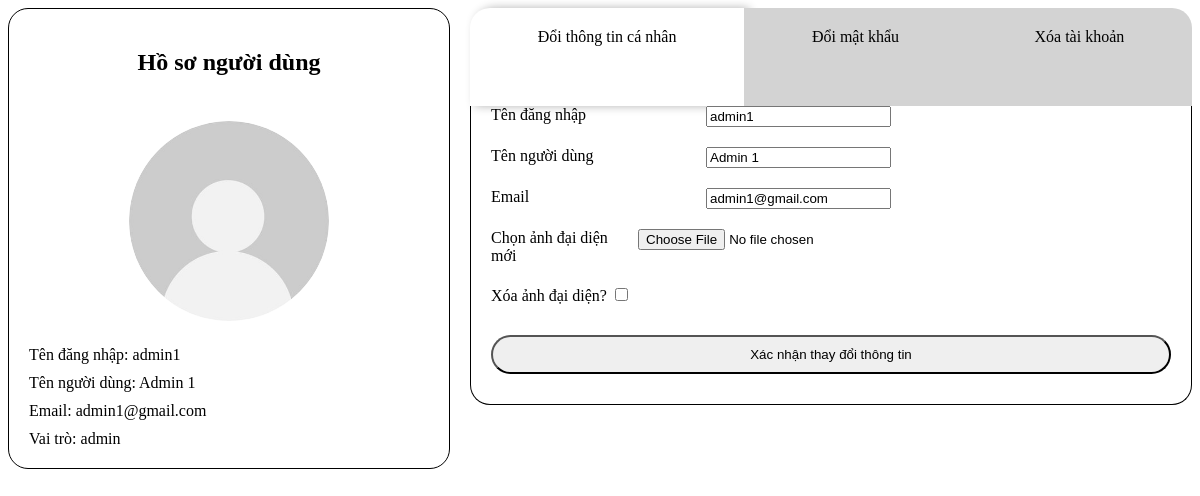
Screenshot of /pages/account_detail.php (signed in) with the database file from the repository.
### tables this page shows
CREATE TABLE `users` (
  `user_id` int(11) NOT NULL,
  `username` varchar(255) NOT NULL,
  `password` varchar(255) NOT NULL,
  `role` enum('admin','teacher','student') NOT NULL DEFAULT 'student',
  `name` varchar(255) NOT NULL,
  `email` varchar(255) NOT NULL,
  `avatar` varchar(255) DEFAULT NULL
);

### pages/account_detail.php (the view, shortened to what this page needs)
<link rel="stylesheet" href="assets/css/account-info.css">
<?php
    include_once("config/database.php");
    function getUserInfo($conn){
        $userInfoQuery = "  SELECT *
        FROM users
        WHERE user_id = '{$_SESSION["user_id"]}'";
        $userInfoResult = mysqli_query($conn, $userInfoQuery);
        return mysqli_fetch_assoc($userInfoResult);
    }
    $section = isset($_GET["section"]) ? $_GET["section"] : "info";
    $userInfo = getUserInfo($conn);
?>
<main>
    <div class="account-page-wrapper">
        <div class="account-info-container">
            <h2>Hồ sơ người dùng</h2>
            <img src="uploads/avatars/<?php echo $userInfo["avatar"] === null ? "default_avatar.jpg" :  $userInfo["avatar"] ?>" alt="avatar">
            <div class="account-infos">
                <div class="account-info">Tên đăng nhập: <span class="info"> <?php echo $userInfo["username"] ?></span></div>
                <div class="account-info">Tên người dùng: <span class="info"> <?php echo $userInfo["name"] ?></span></div>
                <div class="account-info">Email: <span class="info"><?php echo $userInfo["email"] ?></span></div>
                <div class="account-info">Vai trò: <span class="info"><?php echo $userInfo["role"] ?></span></div>
            </div>
        </div>
        <div class="change-info-section">
            <div class="sections">
                <div class="section"><a href="index.php?page=account_detail&section=info" class="info-header-button <?php echo $section == "info" ? "choosed" : ""  ?>">Đổi thông tin cá nhân</a></div>
                <div class="section"><a href="index.php?page=account_detail&section=password" class="info-header-button <?php echo $section == "password" ? "choosed" : ""  ?>">Đổi mật khẩu</a></div>
                <div class="section"><a href="index.php?page=account_detail&section=delete" class="info-header-button <?php echo $section == "delete" ? "choosed" : ""  ?>">Xóa tài khoản</a></div>
            </div>
            <?php if($section == "info"): ?>
                <form action="" method="post" class="change-info-form" enctype="multipart/form-data">
                    <div class="change-info-container">
                        <div class="change-info-input-container">
                            <label for="">Tên đăng nhập</label>
                            <input type="text" name="username" value="<?php echo $userInfo["username"] ?>">
                        </div>
                    </div>
                    <div class="change-info-container">
                        <div class="change-info-input-container">
                            <label for="">Tên người dùng</label>
                            <input type="text" name="name" value="<?php echo $userInfo["name"] ?>">
                        </div>
                    </div>
                    <div class="change-info-container">
                        <div class="change-info-input-container">
                            <label for="">Email</label>
                            <input type="email" name="email" value="<?php echo $userInfo["email"] ?>">
                        </div>
                    </div>
                    <div class="change-info-container">
                        <div class="change-info-input-container">
                            <label for="">Chọn ảnh đại diện mới</label>
                            <input type="file" name="avatar">
                        </div>
                        <div class="change-info-input-container">
                            <label for="">Xóa ảnh đại diện? <input type="checkbox" name="delete_avatar"></label>
                        </div>
                    </div>
                    <input type="submit" value="Xác nhận thay đổi thông tin" name="submit_change_info_button" class="positive-button change-info-btn" onclick="return confirm('Bạn có chắc muốn thay đổi những thông tin trên?')">
                </form>
            <?php endif; ?>
        </div>
</main>

### assets/css/account-info.css (style rules this page uses)
.account-page-wrapper { display: flex; justify-content: space-between; gap: 20px; }
.account-info-container { border: 1px solid black; border-radius: 20px; width: 400px; padding: 20px; display: flex; flex-direction: column; align-items: center; gap: 25px; height: fit-content; }
.account-info-container img { width: 200px; height: 200px; border-radius: 50%; object-fit: cover; }
.account-infos { width: 100%; display: flex; flex-direction: column; gap: 10px; }
.change-info-section { flex-grow: 1; }
.sections { display: flex; justify-content: space-between; }
.section { flex-grow: 1; display: flex; justify-content: center; }
.sections .section:first-child a { border-top-left-radius: 20px; }
.sections .section:last-child a { border-top-right-radius: 20px; }
.section a { width: 100%; height: 100%; text-decoration: none; padding: 20px; text-align: center; }
.change-info-form { border: 1px solid black; border-bottom-left-radius: 20px; border-bottom-right-radius: 20px; padding: 20px; border-top: none; }
.info-header-button { background-color: lightgray; color: black; }
.choosed { background-color: white; color: black; box-shadow: 5px 0px 10px rgba(0, 0, 0, 0.3); }
.change-info-input-container { position: relative; display: flex; width: 400px; gap: 20px; justify-content: space-between; margin: 20px 0px; }
.change-info-btn { padding: 10px; width: 100%; border-radius: 20px; margin: 10px 0px; }

### rows the page displays
users: username "admin1", name "Admin 1", email "admin1@gmail.com", role "admin"
